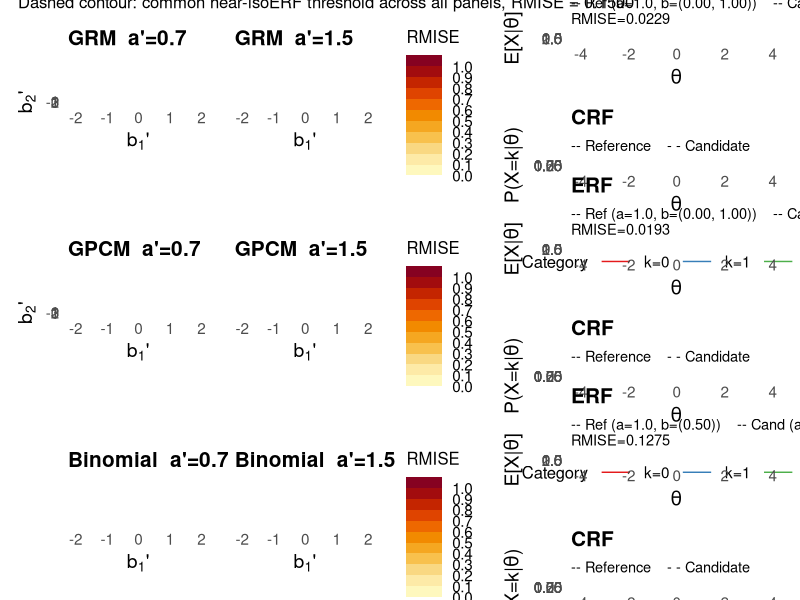

Write the R code that produced this figure.
library(ggplot2)
library(patchwork)

logis <- function(x) 1 / (1 + exp(-x))

# ---- ERF and CRF for each model (K=3) ----

erf_grm <- function(theta, a, b) {
  rowSums(outer(theta, b, function(t, bk) logis(a * (t - bk))))
}
crf_grm <- function(theta, a, b) {
  p0 <- logis(a * (theta - b[1]))
  p1 <- logis(a * (theta - b[2]))
  data.frame(theta = theta, k0 = 1 - p0, k1 = p0 - p1, k2 = p1)
}

erf_gpcm <- function(theta, a, b) {
  sapply(theta, function(t) {
    u1 <- exp(a * (t - b[1]))
    u2 <- exp(a * (t - b[1]) + a * (t - b[2]))
    (u1 + 2 * u2) / (1 + u1 + u2)
  })
}
crf_gpcm <- function(theta, a, b) {
  m <- t(sapply(theta, function(t) {
    u1 <- exp(a * (t - b[1]))
    u2 <- exp(a * (t - b[1]) + a * (t - b[2]))
    d  <- 1 + u1 + u2
    c(k0 = 1/d, k1 = u1/d, k2 = u2/d)
  }))
  as.data.frame(cbind(theta = theta, m))
}

erf_binom <- function(theta, a, b) {
  2 * logis(a * (theta - b[1]))   # b[2] not used
}
crf_binom <- function(theta, a, b) {
  p <- logis(a * (theta - b[1]))
  data.frame(theta = theta, k0 = (1-p)^2, k1 = 2*p*(1-p), k2 = p^2)
}

# ---- Per-model references ----
refs <- list(
  GRM      = list(a = 1, b = c(0, 1),  erf_fn = erf_grm,  crf_fn = crf_grm),
  GPCM     = list(a = 1, b = c(0, 1),  erf_fn = erf_gpcm, crf_fn = crf_gpcm),
  Binomial = list(a = 1, b = c(0.5, NA), erf_fn = erf_binom, crf_fn = crf_binom)
)

erf_dist <- function(erf_ref_fn, erf_fn, a_prime, b_prime) {
  integrate(function(theta) {
    (erf_ref_fn(theta) - erf_fn(theta, a_prime, b_prime))^2 * dnorm(theta)
  }, lower = -5, upper = 5, subdivisions = 200)$value
}

# ---- Grids ----
b1_vals <- seq(-2, 2, length.out = 60)
b2_vals <- seq(-1, 3, length.out = 60)

grids <- list(
  GRM     = subset(expand.grid(b1 = b1_vals, b2 = b2_vals), b1 < b2),
  GPCM    = expand.grid(b1 = b1_vals, b2 = b2_vals),
  Binomial = expand.grid(b1 = b1_vals, b2 = b2_vals)
)

erfs <- list(GRM = erf_grm, GPCM = erf_gpcm, Binomial = erf_binom)
crfs <- list(GRM = crf_grm, GPCM = crf_gpcm, Binomial = crf_binom)

# ---- Shared theme: larger text throughout ----
theme_iso <- function() {
  theme_minimal(base_size = 15) +
    theme(
      plot.title      = element_text(size = 15, face = "bold"),
      plot.subtitle   = element_text(size = 10.5),
      axis.title      = element_text(size = 14),
      axis.text       = element_text(size = 11),
      legend.title    = element_text(size = 12),
      legend.text     = element_text(size = 11),
      legend.key.width = unit(0.9, "cm")
    )
}

# ---- Plot helpers ----
make_dist_plot <- function(g, erf_ref_fn, b_ref_row, erf_fn, ap,
                           model_name, show_legend = FALSE, highlight = NULL,
                           scale_max = NA, show_isoerf_contour = FALSE,
                           contour_level = NULL, show_yaxis = TRUE) {
  if (!"dist" %in% names(g)) {
    g$dist <- mapply(function(b1, b2) erf_dist(erf_ref_fn, erf_fn, ap, c(b1, b2)),
                     g$b1, g$b2)
    cat(sprintf("%-8s a'=%.1f  min=%.6f  at b1=%.3f b2=%.3f\n",
                model_name, ap, min(g$dist),
                g$b1[which.min(g$dist)], g$b2[which.min(g$dist)]))
  }
  p <- ggplot(g, aes(x = b1, y = b2, fill = sqrt(dist))) +
    geom_tile() +
    geom_contour(data = g, aes(x = b1, y = b2, z = sqrt(dist)),
                inherit.aes = FALSE, breaks = contour_breaks,
                color = "grey30", linewidth = 0.3) +
    { if (!is.na(b_ref_row[2]))
        annotate("point", x = b_ref_row[1], y = b_ref_row[2],
                 shape = 4, size = 3.5, color = "black", stroke = 1.3)
      else list() } +
    scale_fill_stepsn(colours = viridis_pal,
                       breaks = contour_breaks,
                       limits = c(0, scale_max),
                       name = "RMISE",
                       guide = if (show_legend) guide_colorsteps() else "none") +
    labs(title = sprintf("%s  a'=%.1f", model_name, ap),
         x = expression(b[1]*"'"),
         y = if (show_yaxis) expression(b[2]*"'") else NULL) +
    theme_iso()
  if (!show_yaxis) {
    p <- p + theme(axis.text.y = element_blank(), axis.title.y = element_blank())
  }
  if (show_isoerf_contour && !is.null(contour_level)) {
    p <- p + geom_contour(data = g, aes(x = b1, y = b2, z = sqrt(dist)),
                          inherit.aes = FALSE, breaks = contour_level,
                          color = "red", linewidth = 1, linetype = "dashed")
  }
  if (!is.null(highlight)) {
    p <- p +
      annotate("point", x = highlight[1], y = highlight[2],
               shape = 21, size = 4.5, color = "black", fill = "white", stroke = 1.3) +
      annotate("text", x = highlight[1] + 0.15, y = highlight[2] - 0.15,
               label = sprintf("(%.2f, %.2f)", highlight[1], highlight[2]),
               size = 3.4, hjust = 0)
  }
  list(plot = p, grid = g)
}

make_erf_crf <- function(ref, erf_fn, crf_fn, a_cand, b_cand) {
  theta_seq <- seq(-4, 4, length.out = 300)
  erf_ref_fn <- function(theta) ref$erf_fn(theta, ref$a, ref$b)
  rmise <- sqrt(integrate(function(theta)
    (erf_ref_fn(theta) - erf_fn(theta, a_cand, b_cand))^2 * dnorm(theta),
    lower = -5, upper = 5, subdivisions = 200)$value)

  erf_df <- data.frame(
    theta = rep(theta_seq, 2),
    erf   = c(erf_ref_fn(theta_seq), erf_fn(theta_seq, a_cand, b_cand)),
    model = rep(c("Reference", "Candidate"), each = length(theta_seq))
  )
  p_erf <- ggplot(erf_df, aes(x = theta, y = erf, color = model, linetype = model)) +
    geom_line(linewidth = 1.1) +
    scale_color_manual(values = c("black", "red"), guide = "none") +
    scale_linetype_manual(values = c("dashed", "solid"), guide = "none") +
    labs(x = expression(theta), y = expression(E*"["*X*"|"*theta*"]"),
         title = "ERF",
         subtitle = {
           fmt_b <- function(b) paste(sprintf("%.2f", b[!is.na(b)]), collapse = ", ")
           sprintf("-- Ref (a=%.1f, b=(%s))    -- Cand (a'=%.1f, b'=(%s))\nRMISE=%.4f",
                   ref$a, fmt_b(ref$b), a_cand, fmt_b(b_cand), rmise)
         }) +
    theme_iso() +
    theme(plot.subtitle = element_text(size = 10.5))

  r  <- ref$crf_fn(theta_seq, ref$a, ref$b)
  cc <- crf_fn(theta_seq, a_cand, b_cand)
  crf_df <- rbind(
    data.frame(theta = theta_seq, prob = r$k0,  k = "k=0", model = "Reference"),
    data.frame(theta = theta_seq, prob = r$k1,  k = "k=1", model = "Reference"),
    data.frame(theta = theta_seq, prob = r$k2,  k = "k=2", model = "Reference"),
    data.frame(theta = theta_seq, prob = cc$k0, k = "k=0", model = "Candidate"),
    data.frame(theta = theta_seq, prob = cc$k1, k = "k=1", model = "Candidate"),
    data.frame(theta = theta_seq, prob = cc$k2, k = "k=2", model = "Candidate")
  )
  p_crf <- ggplot(crf_df, aes(x = theta, y = prob, color = k,
                               linetype = model, linewidth = model)) +
    geom_line() +
    scale_linetype_manual(values = c("dashed", "solid"), guide = "none") +
    scale_linewidth_manual(values = c(0.7, 1.1), guide = "none") +
    scale_color_brewer(palette = "Set1", name = "Category") +
    labs(x = expression(theta), y = expression("P(X=k|"*theta*")"),
         title = "CRF", subtitle = "-- Reference    - - Candidate") +
    theme_iso() +
    theme(legend.position = "bottom", plot.subtitle = element_text(size = 10.5))

  list(erf = p_erf, crf = p_crf)
}

make_dist_plot_1d <- function(b1_vals, erf_ref_fn, b_ref, erf_fn, ap,
                              model_name, show_legend = FALSE, highlight = NULL,
                              scale_max = NA, precomputed_g = NULL,
                              show_isoerf_contour = FALSE, contour_level = NULL) {
  if (is.null(precomputed_g)) {
    g <- data.frame(b1 = b1_vals)
    g$dist <- sapply(b1_vals, function(b1) erf_dist(erf_ref_fn, erf_fn, ap, c(b1, NA)))
    cat(sprintf("%-8s a'=%.1f  min=%.6f  at b1=%.3f\n",
                model_name, ap, min(g$dist), g$b1[which.min(g$dist)]))
  } else {
    g <- precomputed_g
  }
  # reference a=1; candidate a = ap (0.7 or 1.5); only b1' varies on x-axis
  p <- ggplot(g, aes(x = b1, y = 0, fill = sqrt(dist))) +
    geom_tile(height = 1) +
    annotate("point", x = b_ref, y = 0, shape = 4, size = 4.5, color = "black", stroke = 1.6) +
    scale_fill_stepsn(colours = viridis_pal,
                       breaks = contour_breaks,
                       limits = c(0, scale_max),
                       name = "RMISE",
                       guide = if (show_legend) guide_colorsteps() else "none") +
    scale_y_continuous(limits = c(-0.5, 0.5), expand = c(0, 0)) +
    labs(title = sprintf("%s  a'=%.1f", model_name, ap),
         x = expression(b[1]*"'"), y = NULL) +
    theme_iso() +
    theme(axis.text.y = element_blank(), axis.ticks.y = element_blank(),
          panel.grid = element_blank())
  if (show_isoerf_contour && !is.null(contour_level)) {
    in_band <- g$b1[sqrt(g$dist) <= contour_level]
    if (length(in_band) > 0) {
      band_range <- range(in_band)
      p <- p +
        annotate("segment", x = band_range[1], xend = band_range[1],
                 y = -0.5, yend = 0.5, color = "red",
                 linewidth = 1, linetype = "dashed") +
        annotate("segment", x = band_range[2], xend = band_range[2],
                 y = -0.5, yend = 0.5, color = "red",
                 linewidth = 1, linetype = "dashed")
    }
  }
  if (!is.null(highlight)) {
    p <- p +
      annotate("point", x = highlight, y = 0,
               shape = 21, size = 5, color = "black", fill = "white", stroke = 1.3) +
      annotate("text", x = highlight + 0.1, y = 0.3,
               label = sprintf("(%.2f)", highlight), size = 3.4, hjust = 0)
  }
  list(plot = p, grid = g)
}

# ---- Pass 1: compute all distances, cache grids ----
a_prime <- 1.5
cached <- list()

for (model in c("GRM", "GPCM", "Binomial")) {
  ref <- refs[[model]]
  efn <- erfs[[model]]
  erf_ref_fn <- local({ r <- ref; function(theta) r$erf_fn(theta, r$a, r$b) })

  if (model == "Binomial") {
    g07 <- data.frame(b1 = b1_vals)
    g07$dist <- sapply(b1_vals, function(b1) erf_dist(erf_ref_fn, efn, 0.7, c(b1, NA)))
    g15 <- data.frame(b1 = b1_vals)
    g15$dist <- sapply(b1_vals, function(b1) erf_dist(erf_ref_fn, efn, 1.5, c(b1, NA)))
  } else {
    g <- grids[[model]]
    g07 <- g
    g07$dist <- mapply(function(b1, b2) erf_dist(erf_ref_fn, efn, 0.7, c(b1, b2)), g$b1, g$b2)
    g15 <- g
    g15$dist <- mapply(function(b1, b2) erf_dist(erf_ref_fn, efn, 1.5, c(b1, b2)), g$b1, g$b2)
  }
  cached[[model]] <- list(g07 = g07, g15 = g15, erf_ref_fn = erf_ref_fn)
  cat(sprintf("Computed %s\n", model))
}

scale_max <- max(sqrt(unlist(lapply(cached, function(x) c(x$g07$dist, x$g15$dist)))))
cat(sprintf("Global scale max (sqrt dist): %.4f\n", scale_max))

# ---- Discrete contour bands (alternative to continuous gradient) ----
contour_breaks <- pretty(c(0, scale_max), n = 8)
contour_breaks <- contour_breaks[contour_breaks >= 0 & contour_breaks <= scale_max]
viridis_pal <- hcl.colors(9, "YlOrRd", rev = TRUE)

# ---- Common near-isoERF threshold ----
# A single absolute ERF-distance threshold, shared across every panel (all
# three models, both a' values), rather than a per-panel percentile. Since
# the ERF has a common range across models (K-1 = 2 here), a single absolute
# distance is directly comparable across panels. Fixed at 0.15: chosen (by
# checking each panel's minimum achievable distance) to be the smallest round
# value that still yields a visible near-isoERF boundary in all six panels;
# the 3rd-percentile-of-GRM anchor used previously (~0.07) was too tight and
# left three panels (GRM/Binomial at a'=0.7, Binomial at a'=1.5) with no
# candidate below threshold at all.
contour_level_common <- 0.15
cat(sprintf("Common near-isoERF contour threshold (sqrt dist, fixed): %.4f\n",
            contour_level_common))

# ---- Pass 2: build plots with shared color scale ----
rows <- list()

for (model in c("GRM", "GPCM", "Binomial")) {
  ref <- refs[[model]]
  efn <- erfs[[model]]
  cfn <- crfs[[model]]
  cc  <- cached[[model]]

  if (model == "Binomial") {
    r07_plot <- make_dist_plot_1d(b1_vals, cc$erf_ref_fn, ref$b[1], efn, 0.7, model,
                                  show_legend = FALSE, scale_max = scale_max,
                                  precomputed_g = cc$g07, show_isoerf_contour = TRUE,
                                  contour_level = contour_level_common)$plot
    cand_b1  <- cc$g15$b1[which.min(cc$g15$dist)]
    r15_plot <- make_dist_plot_1d(b1_vals, cc$erf_ref_fn, ref$b[1], efn, 1.5, model,
                                  show_legend = TRUE, scale_max = scale_max,
                                  precomputed_g = cc$g15, highlight = cand_b1,
                                  show_isoerf_contour = TRUE,
                                  contour_level = contour_level_common)$plot
    cand <- c(cand_b1, NA)
  } else {
    iso_contour <- TRUE
    r07_plot <- make_dist_plot(cc$g07, cc$erf_ref_fn, ref$b, efn, 0.7, model,
                               show_legend = FALSE, scale_max = scale_max,
                               show_isoerf_contour = iso_contour,
                               contour_level = contour_level_common)$plot
    cand     <- with(cc$g15, c(b1[which.min(dist)], b2[which.min(dist)]))
    r15_plot <- make_dist_plot(cc$g15, cc$erf_ref_fn, ref$b, efn, 1.5, model,
                               show_legend = TRUE, scale_max = scale_max,
                               highlight = cand, show_isoerf_contour = iso_contour,
                               contour_level = contour_level_common,
                               show_yaxis = FALSE)$plot
  }

  panels <- make_erf_crf(ref, efn, cfn, a_prime, cand)
  rows[[model]] <- (r07_plot | r15_plot | (panels$erf / panels$crf)) +
    plot_layout(widths = c(1, 1, 1.5))
}

p_final <- (rows$GRM / rows$GPCM / rows$Binomial) +
  plot_annotation(
    title    = "Within-model isoERF distance  (GRM / GPCM / Binomial,  K=3,  reference a=1)",
    subtitle = sprintf(paste(
      "Left column: candidate a'=0.7    Right column: candidate a'=1.5    x = reference    o = minimum-distance candidate (defines right-panel ERF/CRF)",
      "Dashed contour: common near-isoERF threshold across all panels, RMISE = %.4f",
      sep = "\n"),
      contour_level_common),
    theme = theme(plot.title = element_text(size = 17, face = "bold"),
                  plot.subtitle = element_text(size = 12))
  )

ggsave("/home/ben/Dropbox/Apps/Overleaf/binomial_model/fig_isoerf_distance2_altcontour.pdf",
       p_final, width = 15, height = 16)
cat("saved\n")
